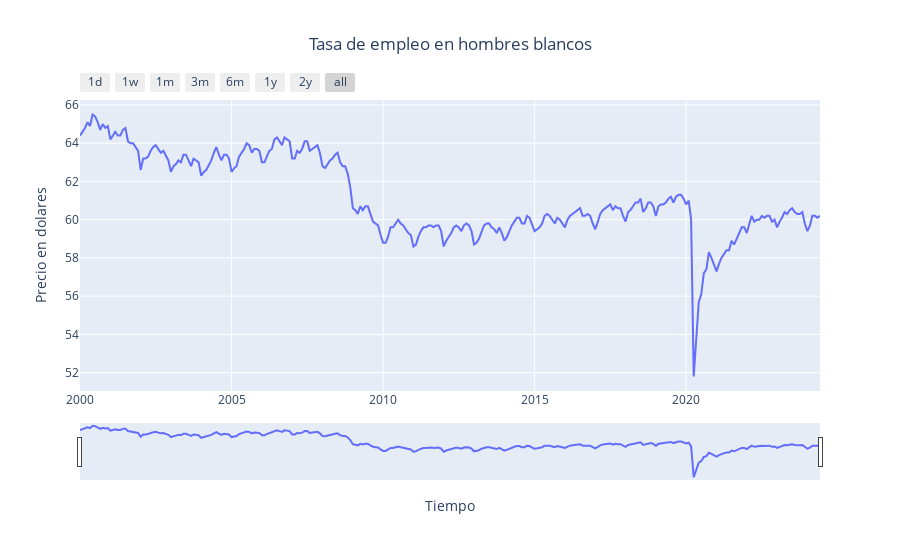

This figure's notebook cell:
### Code cell
df = pd.read_csv("./data/Base_de_datos_Parcial - Hoja1.csv")
df = df[["Year_Month", "Tasa de Empleo en hombres Blancos"]]
df = df.rename(columns={"Year_Month": "Date", "Tasa de Empleo en hombres Blancos": "Tasa_Empleo_Blancos"})
df['Date'] = pd.to_datetime(df['Date'])

plot_("Tasa de empleo en hombres blancos",
      (df['Date'], df['Tasa_Empleo_Blancos'], 'Tasa de empleo en hombres blancos'))

### Figure 1 — Plotly figure (JSON) as saved in the notebook; plotly's stock layout.template omitted (floating-point values rounded to 4 significant figures; data arrays with more than 128 entries replaced by an {"elided": "..."} marker saying what was removed)
{"data": [{"line": {"width": 2}, "mode": "lines", "name": "Tasa de empleo en hombres blancos", "type": "scatter", "x": {"elided": "294 str values"}, "y": {"elided": "294 float values"}}], "layout": {"legend": {"orientation": "v", "x": -0.35, "xanchor": "left", "y": 1, "yanchor": "top"}, "title": {"text": "Tasa de empleo en hombres blancos", "x": 0.5}, "xaxis": {"rangeselector": {"buttons": [{"count": 1, "label": "1d", "step": "day", "stepmode": "backward"}, {"count": 7, "label": "1w", "step": "day", "stepmode": "backward"}, {"count": 1, "label": "1m", "step": "month", "stepmode": "backward"}, {"count": 3, "label": "3m", "step": "month", "stepmode": "backward"}, {"count": 6, "label": "6m", "step": "month", "stepmode": "backward"}, {"count": 1, "label": "1y", "step": "year", "stepmode": "backward"}, {"count": 2, "label": "2y", "step": "year", "stepmode": "backward"}, {"step": "all"}]}, "rangeslider": {"visible": true}, "title": {"text": "Tiempo"}, "type": "date"}, "yaxis": {"autorange": true, "title": {"text": "Precio en dolares"}, "type": "linear"}}}
